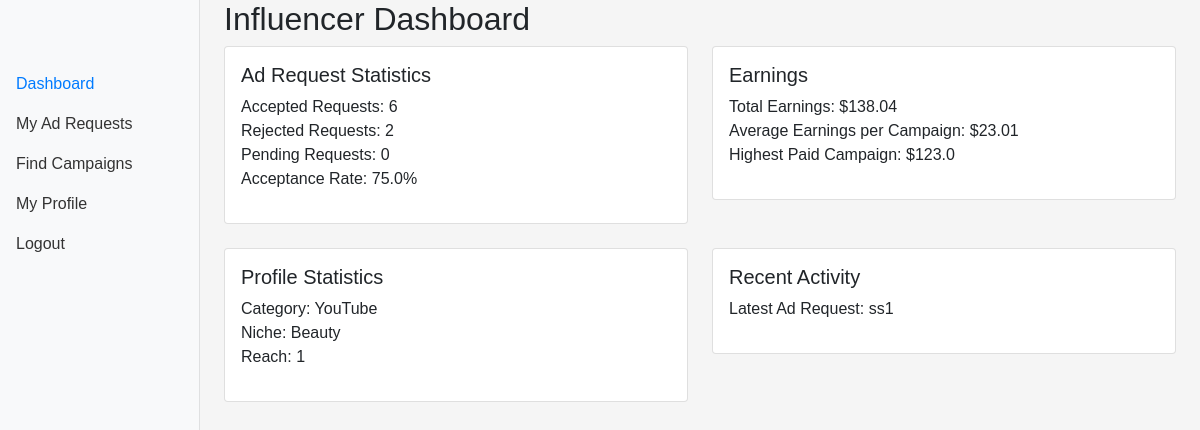
The page /influencer/dashboard (signed in) on the database as committed earlier.
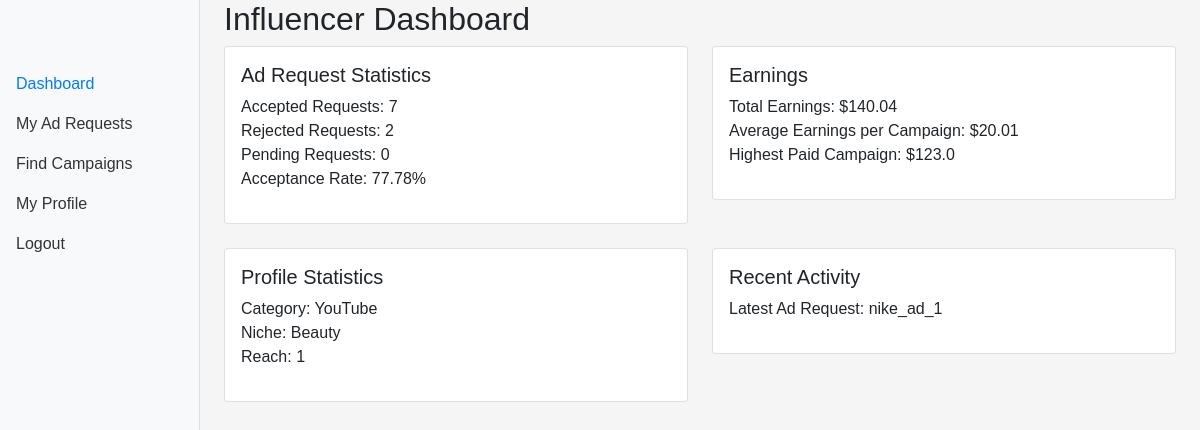
The same page on the database as committed later.
### backend/models.py (models this page shows)
class Campaign(db.Model):
    __tablename__ = 'campaigns'
    id = db.Column(db.Integer, primary_key=True)
    sponsor_id = db.Column(db.Integer, db.ForeignKey('sponsors.id'), nullable=False)
    name = db.Column(db.String(100), nullable=False)
    description = db.Column(db.Text)
    start_date = db.Column(db.Date, nullable=False)
    end_date = db.Column(db.Date, nullable=False)
    budget = db.Column(db.Float, nullable=False)
    visibility = db.Column(db.Enum('public', 'private'), nullable=False)
    goals = db.Column(db.Text)
    sponsor = relationship('Sponsor', back_populates='campaigns')
    ad_requests = relationship('AdRequest', back_populates='campaign')

### backend/controller.py (the view)
@app.route("/influencer/dashboard")
@login_required
def influencer_dashboard():
    if current_user.role != "influencer":
        flash("Access denied.")
        return redirect(url_for("home"))
    influencer = Influencer.query.filter_by(user_id=current_user.id).first()
    ad_requests = AdRequest.query.filter_by(influencer_id=influencer.id).all()
    pending_campaigns = Campaign.query.join(AdRequest).filter(
        AdRequest.status == 'pending'
    ).distinct()
    query = request.args.get("query")
    industry = request.args.get("industry")
    min_budget = request.args.get("min_budget")
    if query:
        pending_campaigns = pending_campaigns.filter(Campaign.name.ilike(f"%{query}%"))
    if industry:
        pending_campaigns = pending_campaigns.join(Sponsor).filter(Sponsor.industry == industry)
    if min_budget:
        pending_campaigns = pending_campaigns.filter(Campaign.budget >= float(min_budget))
    pending_campaigns = pending_campaigns.all()
    accepted_requests = sum(1 for r in ad_requests if r.status == 'accepted')
    rejected_requests = sum(1 for r in ad_requests if r.status == 'rejected')
    pending_requests = sum(1 for r in ad_requests if r.status == 'pending')
    total_requests = len(ad_requests)
    acceptance_rate = (accepted_requests / total_requests * 100) if total_requests > 0 else 0
    total_earnings = sum(r.payment_amount for r in ad_requests if r.status == 'accepted')
    avg_earnings_per_campaign = total_earnings / accepted_requests if accepted_requests > 0 else 0
    highest_paid_campaign = max((r.payment_amount for r in ad_requests if r.status == 'accepted'), default=0)
    latest_ad_request = AdRequest.query.filter_by(influencer_id=influencer.id).order_by(AdRequest.created_at.desc()).first()
    return render_template(
        "influencer_dashboard.html",
        influencer=influencer,
        ad_requests=ad_requests,
        pending_campaigns=pending_campaigns,
        accepted_requests=accepted_requests,
        rejected_requests=rejected_requests,
        pending_requests=pending_requests,
        acceptance_rate=round(acceptance_rate, 2),
        total_earnings=round(total_earnings, 2),
        avg_earnings_per_campaign=round(avg_earnings_per_campaign, 2),
        highest_paid_campaign=round(highest_paid_campaign, 2),
        latest_ad_request=latest_ad_request,
    )

### app.py (called while the page is built)
def init_app():
    app = Flask(__name__)
    app.secret_key = 'fsfdgdsgs'
    app.debug = True
    app.config['SQLALCHEMY_DATABASE_URI'] = 'sqlite:///iescp.db'
    db.init_app(app)
    app.app_context().push()
    login_manager = LoginManager()
    login_manager.login_view = 'controller.login'
    login_manager.init_app(app)
    @login_manager.user_loader
    def load_user(id):
        return User.query.get(int(id))
    print("app started....")
    return app

### templates/influencer_dashboard.html (shortened to what the changed rows need)
{% extends "base.html" %}
{% block content %}
<div class="container-fluid">
    <div class="row">
        <main class="col-md-9 ms-sm-auto col-lg-10 px-md-4">
            <div class="tab-content">
                <div id="dashboard" class="tab-pane fade show active" role="tabpanel" aria-labelledby="dashboard-tab">
                    <h1 class="h2">Influencer Dashboard</h1>
                    <div class="row">
                        <div class="col-md-6 mb-4">
                            <div class="card">
                                <div class="card-body">
                                    <ul class="list-unstyled">
                                        <li>Accepted Requests: {{ accepted_requests }}</li>
                                        <li>Rejected Requests: {{ rejected_requests }}</li>
                                        <li>Pending Requests: {{ pending_requests }}</li>
                                        <li>Acceptance Rate: {{ acceptance_rate }}%</li>
                                    </ul>
                                </div>
                            </div>
                        </div>
                        <div class="col-md-6 mb-4">
                            <div class="card">
                                <div class="card-body">
                                    <ul class="list-unstyled">
                                        <li>Total Earnings: ${{ total_earnings }}</li>
                                        <li>Average Earnings per Campaign: ${{ avg_earnings_per_campaign }}</li>
                                        <li>Highest Paid Campaign: ${{ highest_paid_campaign }}</li>
                                    </ul>
                                </div>
                            </div>
                        </div>
                    </div>
                    <div class="row">
                        <div class="col-md-6 mb-4">
                            <div class="card">
                                <div class="card-body">
                                    <ul class="list-unstyled">
                                        <li>Latest Ad Request: {{ latest_ad_request.campaign.name if latest_ad_request else 'None' }}</li>
                                    </ul>
                                </div>
                            </div>
                        </div>
                    </div>
                </div>
            </div>
        </main>
    </div>
</div>
{% endblock %}

Rows that differ between the two databases and show on the page:
no longer on this page (row unchanged): Campaign: campaign "ss1"
added Campaign: campaign "nike_ad_1"
Other text that changed with them:
{{ accepted_requests }}: "6" → "7"
{{ acceptance_rate }}: "75.0" → "77.78"
{{ total_earnings }}: "138.04" → "140.04"
{{ avg_earnings_per_campaign }}: "23.01" → "20.01"
